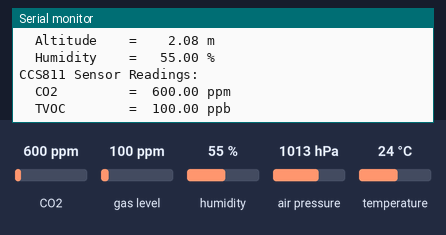
The sketch below on a simulated ESP32. On the bench: the last lines printed to the serial monitor. Inputs (shaded band) come from the test bench; at power-on: CO2 600 ppm, gas level 100 ppm, air pressure 1013 hPa, humidity 55 %, temperature 24 °C.

Above: at 1.2 s.
1.3 s: CO2 set to 1050 ppm
At 2.9 s:
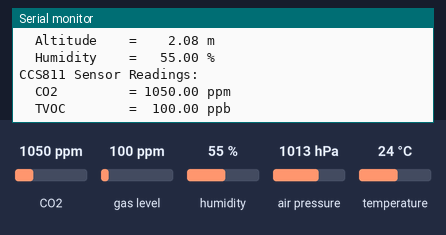
4.5 s: gas level set to 20 ppm
At 5.9 s:
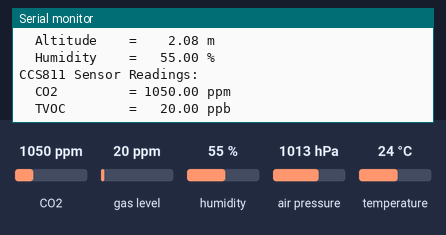
7.6 s: air pressure set to 952 hPa
9.6 s: air pressure set to 1048 hPa
12.6 s: air pressure set to 1012 hPa
Timing chart, 0 to 15.6 s (numbered marks = the images above; inputs shaded):
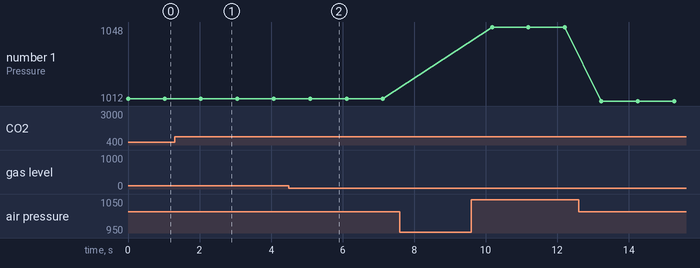

Measured:
- after the input at 1.3 s, the serial monitor: prints a new line after 0.75 s (image 1)
- after the input at 4.5 s, the serial monitor: prints a new line after 0.60 s (image 2)
- plotted number 1: 1013 → 1048 after the input at 9.6 s, 1048 → 1012 after the input at 12.6 s

The sketch:

MOD-ENV-ESP32.ino
```cpp
// -----------------------------------------------------------------------------
// Demo project for Olimex ESP32-POE2 and Olimex MOD-ENV
// Uses Adafruit libraries for BME280 and CCS811 sensors.
// Can be adapted for other boards by changing the I2C pins in Wire.begin().
// -----------------------------------------------------------------------------
//
// Required Libraries (install via Arduino Library Manager):
//   - Adafruit BME280 Library
//   - Adafruit CCS811 Library
//   - Adafruit Unified Sensor
// -----------------------------------------------------------------------------

#include <Wire.h>
#include <Adafruit_Sensor.h>
#include "Adafruit_BME280.h"
#include "Adafruit_CCS811.h"

// -----------------------------------------------------------------------------
// Configuration
// -----------------------------------------------------------------------------
#define SEALEVELPRESSURE_HPA  1013.25   // Required for MOD-BME280 altitude

// -----------------------------------------------------------------------------
// Globals
// -----------------------------------------------------------------------------
Adafruit_BME280 bme;
Adafruit_CCS811 ccs;

// -----------------------------------------------------------------------------
// Print BME280 values
// -----------------------------------------------------------------------------
void print_BME_Values()
{
  char buff[256];

  float temperature = bme.readTemperature();
  float pressure    = bme.readPressure() / 100.0F;
  float altitude    = bme.readAltitude(SEALEVELPRESSURE_HPA);
  float humidity    = bme.readHumidity();

  sprintf(buff,
          "BME280 Sensor Readings:\n"
          "  Temperature = %7.2f °C\n"
          "  Pressure    = %7.2f hPa\n"
          "  Altitude    = %7.2f m\n"
          "  Humidity    = %7.2f %%\n",
          temperature, pressure, altitude, humidity);

  Serial.print(buff);
}

// -----------------------------------------------------------------------------
// Print CCS811 values
// -----------------------------------------------------------------------------
void print_CCS811_Values()
{
  char buff[256];

  if (ccs.available())
  {
    if (!ccs.readData())
    {
      float co2  = (float)ccs.geteCO2();
      float tvoc = (float)ccs.getTVOC();

      sprintf(buff,
              "CCS811 Sensor Readings:\n"
              "  CO2         = %7.2f ppm\n"
              "  TVOC        = %7.2f ppb\n",
              co2, tvoc);

      Serial.print(buff);
    }
    else
    {
      Serial.println("CCS811 Sensor Readings: ERROR!");
    }
  }
}

// -----------------------------------------------------------------------------
// Setup
// -----------------------------------------------------------------------------
void setup()
{
  Serial.begin(115200);        // Initialize serial communication
  Wire.begin(13, 33);          // Initialize I2C and pins. For ESP32-POE2: SDA=13, SCL=33
                               // Other Olimex ESP32 boards: usually SDA=13, SCL=16

  if (!bme.begin(0x77))        // I2C address of BME280 sensor
  {
    Serial.println("Error: Could not find BME280 sensor!");
    while (1);
  }

  if (!ccs.begin(0x5A))        // I2C address of CCS811 sensor
  {
    Serial.println("Error: Could not find CCS811 sensor!");
    while (1);
  }

  Serial.println("Sensors initialized successfully.\n");
}

// -----------------------------------------------------------------------------
// Main loop
// -----------------------------------------------------------------------------
void loop()
{
  print_BME_Values();
  print_CCS811_Values();

  Serial.println();
  delay(1000);
}
```
